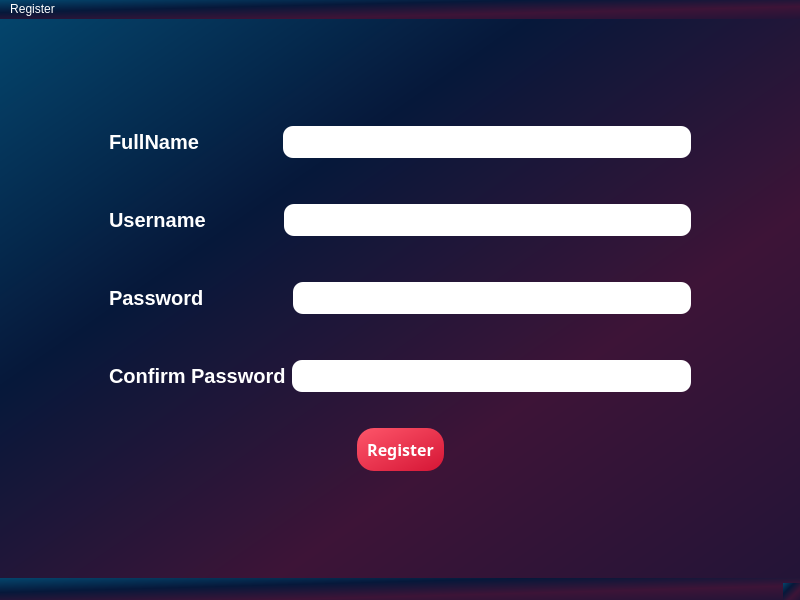
<?xml version="1.0" encoding="UTF-8"?>
<ui version="4.0">
 <class>SignupPage</class>
 <widget class="QMainWindow" name="SignupPage">
  <property name="geometry">
   <rect>
    <x>0</x>
    <y>0</y>
    <width>800</width>
    <height>600</height>
   </rect>
  </property>
  <property name="windowTitle">
   <string>Signup Page</string>
  </property>
  <property name="styleSheet">
   <string notr="true">/*Copyright (c) DevSec Studio. All rights reserved.

MIT License

Permission is hereby granted, free of charge, to any person obtaining a copy
of this software and associated documentation files (the &quot;Software&quot;), to deal
in the Software without restriction, including without limitation the rights
to use, copy, modify, merge, publish, distribute, sublicense, and/or sell
copies of the Software, and to permit persons to whom the Software is
furnished to do so, subject to the following conditions:

The above copyright notice and this permission notice shall be included in all
copies or substantial portions of the Software.

THE SOFTWARE IS PROVIDED *AS IS*, WITHOUT WARRANTY OF ANY KIND, EXPRESS OR
IMPLIED, INCLUDING BUT NOT LIMITED TO THE WARRANTIES OF MERCHANTABILITY,
FITNESS FOR A PARTICULAR PURPOSE AND NONINFRINGEMENT. IN NO EVENT SHALL THE
AUTHORS OR COPYRIGHT HOLDERS BE LIABLE FOR ANY CLAIM, DAMAGES OR OTHER
LIABILITY, WHETHER IN AN ACTION OF CONTRACT, TORT OR OTHERWISE, ARISING FROM,
OUT OF OR IN CONNECTION WITH THE SOFTWARE OR THE USE OR OTHER DEALINGS IN THE SOFTWARE.
*/

/*-----QWidget-----*/
QWidget
{
	background: qlineargradient(x1:0, y1:0, x2:1, y2:1, stop:0 #04456c, stop:0.33 #06183a, stop:0.67 #3d1437, stop:1 #231437);

	color: #ffffff;
	border-color: #000000;

}


/*-----QLabel-----*/
QLabel
{
	background-color: #292f45;
	color: #b9b9bb;
	border-color: #000000;

}


/*-----QPushButton-----*/
QPushButton
{
	background-color: #f0742f;
	color: #fff;
	font-weight: bold;
	border-style: solid;
	border-width: 1px;
	border-radius: 17px;
	border-color: #f0742f;
	padding: 10px;

}


QPushButton::hover
{
	background-color: #fc7c11;
	color: #ffff;

}


QPushButton::pressed
{
	background-color: #ff6b35;
	color: #fff;

}


/*-----QToolButton-----*/
QToolButton
{
	background-color: #292f45;
	color: #ffffff;
	border-style: solid;
	border-color: #000000;

}


QToolButton::hover
{
	background-color: #fc7c11;
	color: #000000;
	padding: 2px;
	border-radius: 15px;
	border-color: #fc7c11;

}


QToolButton::pressed
{
	background-color: #fc7c11;
	color: #000000;
	border-style: solid;
	border-width: 2px;

}


/*-----QLineEdit-----*/
QLineEdit{
	background-color: rgb(255, 255, 255);
	color: rgb(35, 35, 35);
	font-weight: bold;
	border-style: solid;
	border-width: 2px;
	border-top: 0px;
	border-left: 0px;
	border-right: 0px;
	border-color: #b9b9bb;
	padding: 10px;

}


/*-----QCheckBox-----*/
QCheckBox
{
	background-color: transparent;
	color: #b9b9bb;
	font-weight: bold;

}


QCheckBox::indicator
{
    color: #b1b1b1;
    background-color: #00111d;
    border: 1px solid #f0742f;
    width: 12px;
    height: 12px;

}


QCheckBox::indicator:checked
{
    image:url(&quot;./ressources/check.png&quot;); /*To replace*/
	background-color: #1f2b2b;
    border: 1px solid #f0742f;

}


QCheckBox::indicator:unchecked:hover
{
    border: 1px solid #f0742f;

}


QCheckBox::disabled
{
	color: #656565;

}


QCheckBox::indicator:disabled
{
	background-color: #656565;
	color: #656565;
    border: 1px solid #656565;

}

</string>
  </property>
  <widget class="QWidget" name="centralwidget">
   <layout class="QVBoxLayout" name="verticalLayout_2">
    <item>
     <spacer name="verticalSpacer">
      <property name="orientation">
       <enum>Qt::Vertical</enum>
      </property>
      <property name="sizeHint" stdset="0">
       <size>
        <width>20</width>
        <height>40</height>
       </size>
      </property>
     </spacer>
    </item>
    <item>
     <layout class="QVBoxLayout" name="verticalLayout">
      <item>
       <layout class="QHBoxLayout" name="horizontalLayout">
        <item>
         <spacer name="horizontalSpacer_7">
          <property name="orientation">
           <enum>Qt::Horizontal</enum>
          </property>
          <property name="sizeType">
           <enum>QSizePolicy::Preferred</enum>
          </property>
          <property name="sizeHint" stdset="0">
           <size>
            <width>100</width>
            <height>10</height>
           </size>
          </property>
         </spacer>
        </item>
        <item>
         <widget class="QLabel" name="fullNamLlabel">
          <property name="font">
           <font>
            <pointsize>-1</pointsize>
            <bold>true</bold>
           </font>
          </property>
          <property name="styleSheet">
           <string notr="true">color:#ffffff;
 font-weight: bold;
background: None;
font-size: 20px;</string>
          </property>
          <property name="text">
           <string>FullName              </string>
          </property>
         </widget>
        </item>
        <item>
         <widget class="QLineEdit" name="fullNameLineEdit">
          <property name="styleSheet">
           <string notr="true">  position: relative;
  display: inline-block;
  height: 32px;
  width: 240px;
  margin: 0;
  padding: 0;
  background-color: #fff;
  border: none;
  border-radius: 10px;</string>
          </property>
         </widget>
        </item>
        <item>
         <spacer name="horizontalSpacer_3">
          <property name="orientation">
           <enum>Qt::Horizontal</enum>
          </property>
          <property name="sizeType">
           <enum>QSizePolicy::Preferred</enum>
          </property>
          <property name="sizeHint" stdset="0">
           <size>
            <width>100</width>
            <height>10</height>
           </size>
          </property>
         </spacer>
        </item>
       </layout>
      </item>
      <item>
       <spacer name="verticalSpacer_2">
        <property name="orientation">
         <enum>Qt::Vertical</enum>
        </property>
        <property name="sizeHint" stdset="0">
         <size>
          <width>20</width>
          <height>40</height>
         </size>
        </property>
       </spacer>
      </item>
      <item>
       <layout class="QHBoxLayout" name="horizontalLayout_2">
        <item>
         <spacer name="horizontalSpacer_8">
          <property name="orientation">
           <enum>Qt::Horizontal</enum>
          </property>
          <property name="sizeType">
           <enum>QSizePolicy::Preferred</enum>
          </property>
          <property name="sizeHint" stdset="0">
           <size>
            <width>100</width>
            <height>10</height>
           </size>
          </property>
         </spacer>
        </item>
        <item>
         <widget class="QLabel" name="usernameLabel">
          <property name="font">
           <font>
            <pointsize>-1</pointsize>
            <bold>true</bold>
           </font>
          </property>
          <property name="styleSheet">
           <string notr="true">color:#ffffff;
 font-weight: bold;
background: None;
font-size: 20px;</string>
          </property>
          <property name="text">
           <string>Username             </string>
          </property>
         </widget>
        </item>
        <item>
         <widget class="QLineEdit" name="usernameLineEdit">
          <property name="styleSheet">
           <string notr="true">  position: relative;
  display: inline-block;
  height: 32px;
  width: 240px;
  margin: 0;
  padding: 0;
  background-color: #fff;
  border: none;
  border-radius: 10px;</string>
          </property>
         </widget>
        </item>
        <item>
         <spacer name="horizontalSpacer_4">
          <property name="orientation">
           <enum>Qt::Horizontal</enum>
          </property>
          <property name="sizeType">
           <enum>QSizePolicy::Preferred</enum>
          </property>
          <property name="sizeHint" stdset="0">
           <size>
            <width>100</width>
            <height>10</height>
           </size>
          </property>
         </spacer>
        </item>
       </layout>
      </item>
      <item>
       <spacer name="verticalSpacer_3">
        <property name="orientation">
         <enum>Qt::Vertical</enum>
        </property>
        <property name="sizeHint" stdset="0">
         <size>
          <width>20</width>
          <height>40</height>
         </size>
        </property>
       </spacer>
      </item>
      <item>
       <layout class="QHBoxLayout" name="horizontalLayout_3">
        <item>
         <spacer name="horizontalSpacer_9">
          <property name="orientation">
           <enum>Qt::Horizontal</enum>
          </property>
          <property name="sizeType">
           <enum>QSizePolicy::Preferred</enum>
          </property>
          <property name="sizeHint" stdset="0">
           <size>
            <width>100</width>
            <height>10</height>
           </size>
          </property>
         </spacer>
        </item>
        <item>
         <widget class="QLabel" name="passwordLabel">
          <property name="font">
           <font>
            <pointsize>-1</pointsize>
            <bold>true</bold>
           </font>
          </property>
          <property name="styleSheet">
           <string notr="true">color:#ffffff;
 font-weight: bold;
background: None;
font-size: 20px;</string>
          </property>
          <property name="text">
           <string>Password               </string>
          </property>
         </widget>
        </item>
        <item>
         <widget class="QLineEdit" name="passwordLineEdit">
          <property name="styleSheet">
           <string notr="true">  position: relative;
  display: inline-block;
  height: 32px;
  width: 240px;
  margin: 0;
  padding: 0;
  background-color: #fff;
  border: none;
  border-radius: 10px;</string>
          </property>
          <property name="echoMode">
           <enum>QLineEdit::Password</enum>
          </property>
         </widget>
        </item>
        <item>
         <spacer name="horizontalSpacer_5">
          <property name="orientation">
           <enum>Qt::Horizontal</enum>
          </property>
          <property name="sizeType">
           <enum>QSizePolicy::Preferred</enum>
          </property>
          <property name="sizeHint" stdset="0">
           <size>
            <width>100</width>
            <height>10</height>
           </size>
          </property>
         </spacer>
        </item>
       </layout>
      </item>
      <item>
       <spacer name="verticalSpacer_4">
        <property name="orientation">
         <enum>Qt::Vertical</enum>
        </property>
        <property name="sizeHint" stdset="0">
         <size>
          <width>20</width>
          <height>40</height>
         </size>
        </property>
       </spacer>
      </item>
      <item>
       <layout class="QHBoxLayout" name="horizontalLayout_4">
        <item>
         <spacer name="horizontalSpacer_10">
          <property name="orientation">
           <enum>Qt::Horizontal</enum>
          </property>
          <property name="sizeType">
           <enum>QSizePolicy::Preferred</enum>
          </property>
          <property name="sizeHint" stdset="0">
           <size>
            <width>100</width>
            <height>10</height>
           </size>
          </property>
         </spacer>
        </item>
        <item>
         <widget class="QLabel" name="confirmPasswordLabel">
          <property name="font">
           <font>
            <pointsize>-1</pointsize>
            <bold>true</bold>
           </font>
          </property>
          <property name="styleSheet">
           <string notr="true">color:#ffffff;
 font-weight: bold;
background: None;
font-size: 20px;</string>
          </property>
          <property name="text">
           <string>Confirm Password</string>
          </property>
         </widget>
        </item>
        <item>
         <widget class="QLineEdit" name="confirmPassswordLineEdit">
          <property name="styleSheet">
           <string notr="true">  position: relative;
  display: inline-block;
  height: 32px;
  width: 240px;
  margin: 0;
  padding: 0;
  background-color: #fff;
  border: none;
  border-radius: 10px;</string>
          </property>
          <property name="echoMode">
           <enum>QLineEdit::Password</enum>
          </property>
         </widget>
        </item>
        <item>
         <spacer name="horizontalSpacer_6">
          <property name="orientation">
           <enum>Qt::Horizontal</enum>
          </property>
          <property name="sizeType">
           <enum>QSizePolicy::Preferred</enum>
          </property>
          <property name="sizeHint" stdset="0">
           <size>
            <width>100</width>
            <height>10</height>
           </size>
          </property>
         </spacer>
        </item>
       </layout>
      </item>
     </layout>
    </item>
    <item>
     <spacer name="verticalSpacer_5">
      <property name="orientation">
       <enum>Qt::Vertical</enum>
      </property>
      <property name="sizeType">
       <enum>QSizePolicy::Preferred</enum>
      </property>
      <property name="sizeHint" stdset="0">
       <size>
        <width>20</width>
        <height>30</height>
       </size>
      </property>
     </spacer>
    </item>
    <item>
     <layout class="QGridLayout" name="gridLayout">
      <item row="0" column="0">
       <spacer name="horizontalSpacer">
        <property name="orientation">
         <enum>Qt::Horizontal</enum>
        </property>
        <property name="sizeHint" stdset="0">
         <size>
          <width>40</width>
          <height>20</height>
         </size>
        </property>
       </spacer>
      </item>
      <item row="0" column="1">
       <widget class="QPushButton" name="registerButton">
        <property name="font">
         <font>
          <family>Gilroy</family>
          <pointsize>12</pointsize>
          <bold>true</bold>
         </font>
        </property>
        <property name="styleSheet">
         <string notr="true">background: qlineargradient(spread:pad, x1:0, y1:0, x2:1, y2:1, stop:0 rgba(254, 86, 106, 255), stop:1 rgba(213, 21, 53, 255));
border: none;
font-family: Gilroy,sans-serif;
</string>
        </property>
        <property name="text">
         <string>Register</string>
        </property>
       </widget>
      </item>
      <item row="0" column="2">
       <spacer name="horizontalSpacer_2">
        <property name="orientation">
         <enum>Qt::Horizontal</enum>
        </property>
        <property name="sizeHint" stdset="0">
         <size>
          <width>80</width>
          <height>20</height>
         </size>
        </property>
       </spacer>
      </item>
     </layout>
    </item>
    <item>
     <spacer name="verticalSpacer_6">
      <property name="orientation">
       <enum>Qt::Vertical</enum>
      </property>
      <property name="sizeHint" stdset="0">
       <size>
        <width>20</width>
        <height>40</height>
       </size>
      </property>
     </spacer>
    </item>
   </layout>
  </widget>
  <widget class="QMenuBar" name="menubar">
   <property name="geometry">
    <rect>
     <x>0</x>
     <y>0</y>
     <width>800</width>
     <height>21</height>
    </rect>
   </property>
   <widget class="QMenu" name="menuRegister">
    <property name="title">
     <string>Register</string>
    </property>
   </widget>
   <addaction name="menuRegister"/>
  </widget>
  <widget class="QStatusBar" name="statusbar"/>
 </widget>
 <resources/>
 <connections/>
</ui>
